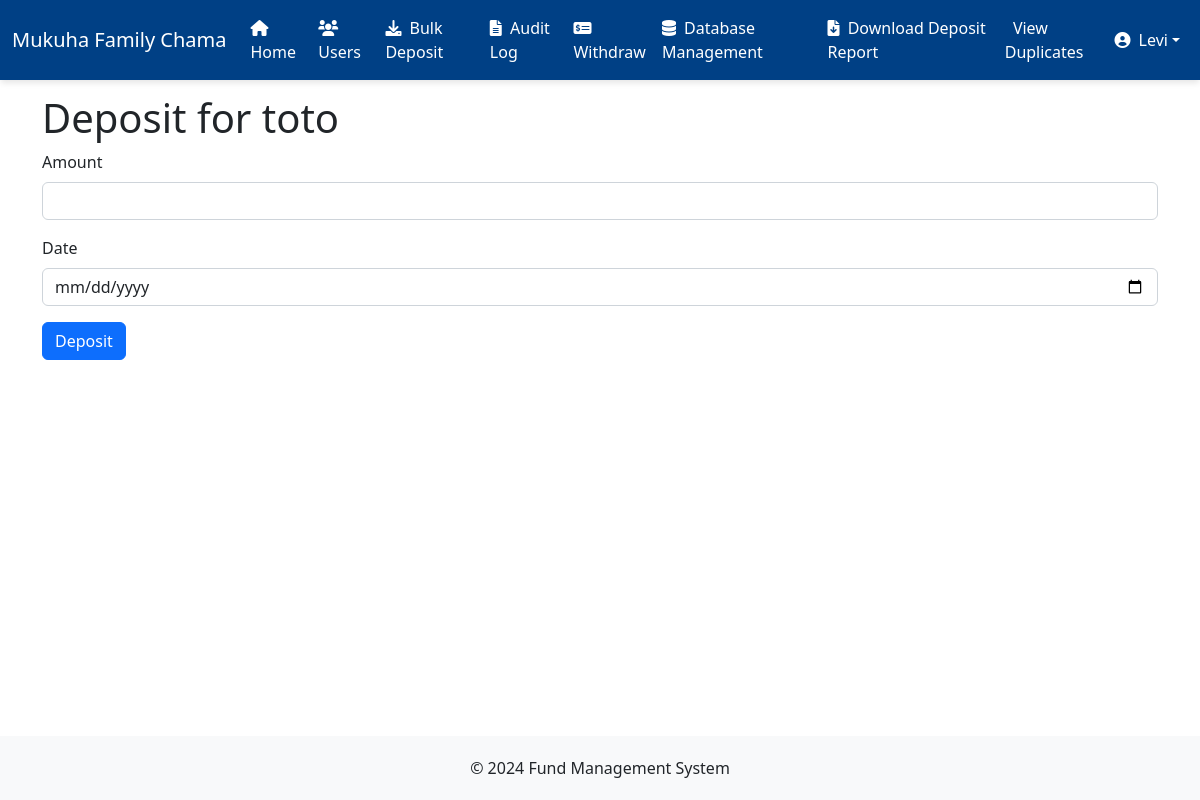
The app's page /deposit/3 (signed in), older data.
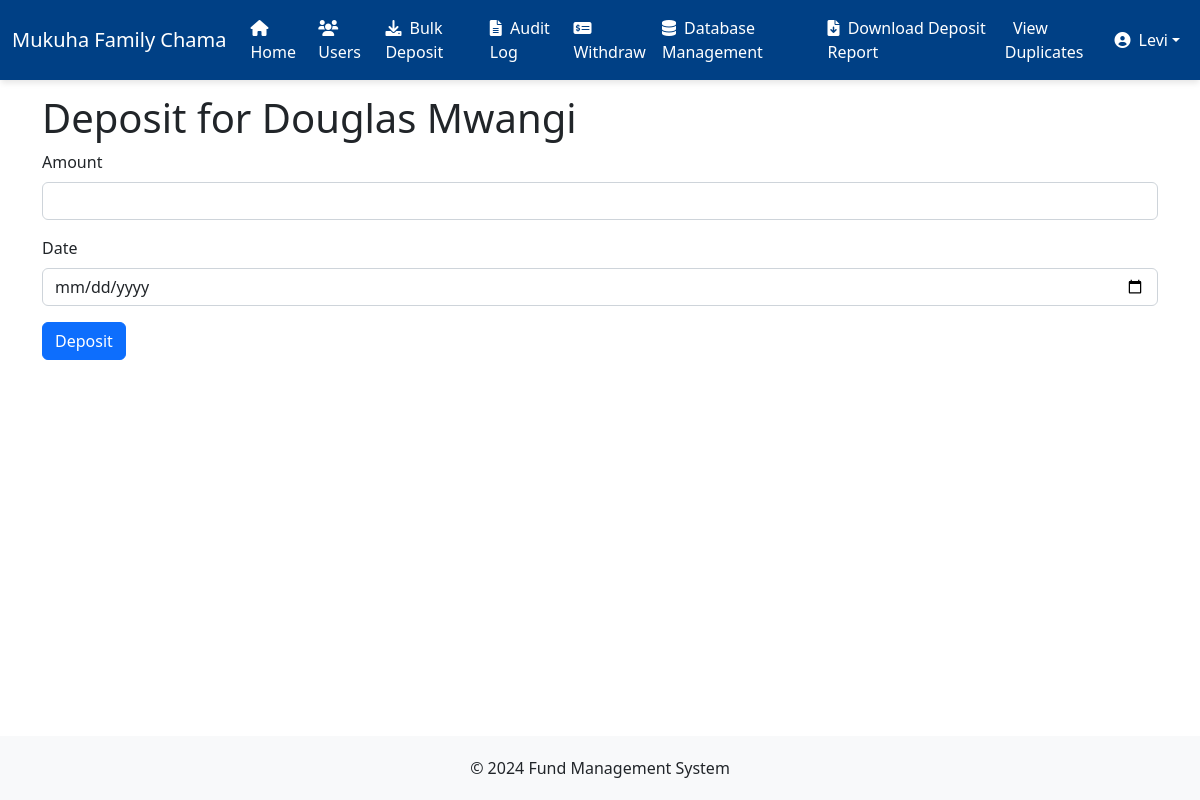
The same page, newer data.
### app.py (models this page shows, shortened)
class User(db.Model):
    id = db.Column(db.Integer, primary_key=True)
    name = db.Column(db.String(80), nullable=False)
    email = db.Column(db.String(120), unique=True, nullable=False)
    password = db.Column(db.String(255), nullable=False)
    role = db.Column(db.String(20), nullable=False, default='member')
    is_password_changed = db.Column(db.Boolean, default=False)
    deposits = db.relationship('Deposit', backref='user', lazy='dynamic')
    withdrawals = db.relationship('Withdrawal', backref='user', lazy='dynamic')

### app.py (the view, shortened to what this page needs)
@app.route('/deposit/<int:user_id>', methods=['GET', 'POST'])
@login_required
@password_change_required
def deposit(user_id):
    user = User.query.get(user_id)
    return render_template('deposit.html', user=user)

### app.py (called while the page is built)
def login_required(f):
    @wraps(f)
    def decorated_function(*args, **kwargs):
        if 'user_id' not in session:
            return redirect(url_for('login', next=request.url))
        return f(*args, **kwargs)
    return decorated_function

def password_change_required(f):
    @wraps(f)
    def decorated_function(*args, **kwargs):
        user_id = session.get('user_id')
        if not user_id:
            return redirect(url_for('login'))
        user = User.query.get(user_id)
        if not user:
            session.pop('user_id', None)  # Clear invalid session
            return redirect(url_for('login'))
        if not user.is_password_changed:
            return redirect(url_for('change_password'))
        return f(*args, **kwargs)
    return decorated_function

@app.context_processor
def inject_user():
    if 'user_id' in session:
        user = User.query.get(session['user_id'])
        return dict(current_user=user)
    return dict(current_user=None)

### templates/deposit.html (shortened to what this page needs)
{% extends "base.html" %}
{% block content %}
<h1>Deposit for {{ user.name }}</h1>
<form method="POST">
    <div class="mb-3">
        <label for="amount" class="form-label">Amount</label>
        <input type="number" class="form-control" id="amount" name="amount" required>
    </div>
    <div class="mb-3">
        <label for="date" class="form-label">Date</label>
        <input type="date" class="form-control" id="date" name="date" required>
    </div>
    <button type="submit" class="btn btn-primary">Deposit</button>
</form>
{% endblock %}

Row changes from the older to the newer data that the page shows:
changed User: name "toto" → "Douglas Mwangi"
